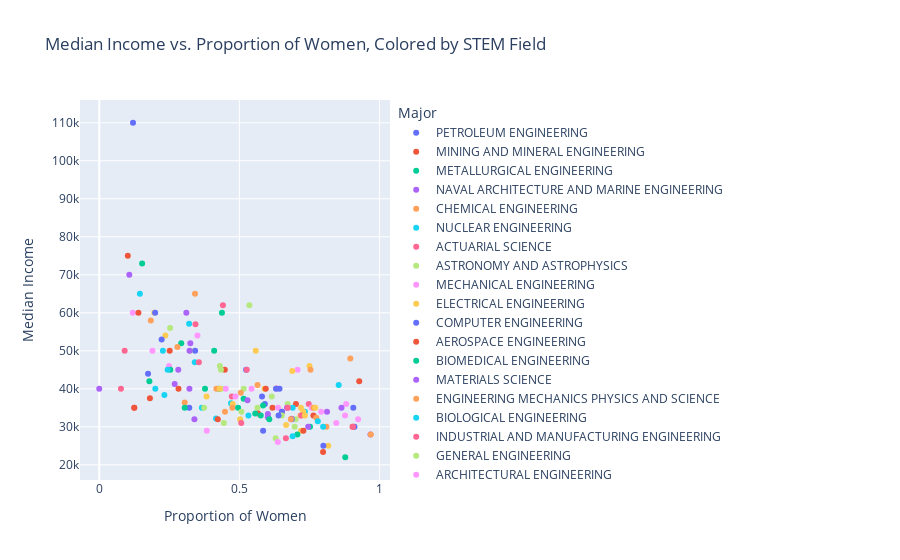

Notebook code cell kept with this figure:
### Markdown cell above
* Are all STEM fields the same in terms job opportunities?
    * Assume the following are STEM major categories

  ``` ["Biology & Life Science", "Computers & Mathematics", "Engineering","Physical Sciences"]```
  
    * Create a DataFrame (using a mask) so you only look at STEM majors.
    * Which STEM majors have median salaries equal to or less than the median for all majors' median earnings?
* What types of majors do women tend to major in?
    * Create a scatterplot of median income vs. proportion of women in that major, coloured by whether the major is in a STEM field or not.

### Code cell
stem_mask = (DF_raw['Major'] == "Biology & Life Science") | (DF_raw['Major'] == "Computers & Mathematics") | (DF_raw['Major'] == "Engineering") | (DF_raw['Major'] == "Physical Sciences")

DF_stem = DF_raw[stem_mask]

median_income_stem = DF_stem['Median'].median()

Below_Median = DF_stem[DF_stem['Median'] <= median_income_stem]
show(Below_Median)

women_dominated_stem = DF_stem[DF_stem['ShareWomen'] > 0.5]
show(women_dominated_stem)
stem_condition = (DF_raw['Major'] == "Biology & Life Science") | (DF_raw['Major'] == "Computers & Mathematics") | (DF_raw['Major'] == "Engineering") | (DF_raw['Major'] == "Physical Sciences")

DF_raw['Is_STEM'] = stem_condition

fig = px.scatter(
    DF_raw, 
    x='ShareWomen', 
    y='Median', 
    color='Major',
    labels={'ShareWomen': 'Proportion of Women', 'Median': 'Median Income'},
    title='Median Income vs. Proportion of Women, Colored by STEM Field'
)

fig.show()
